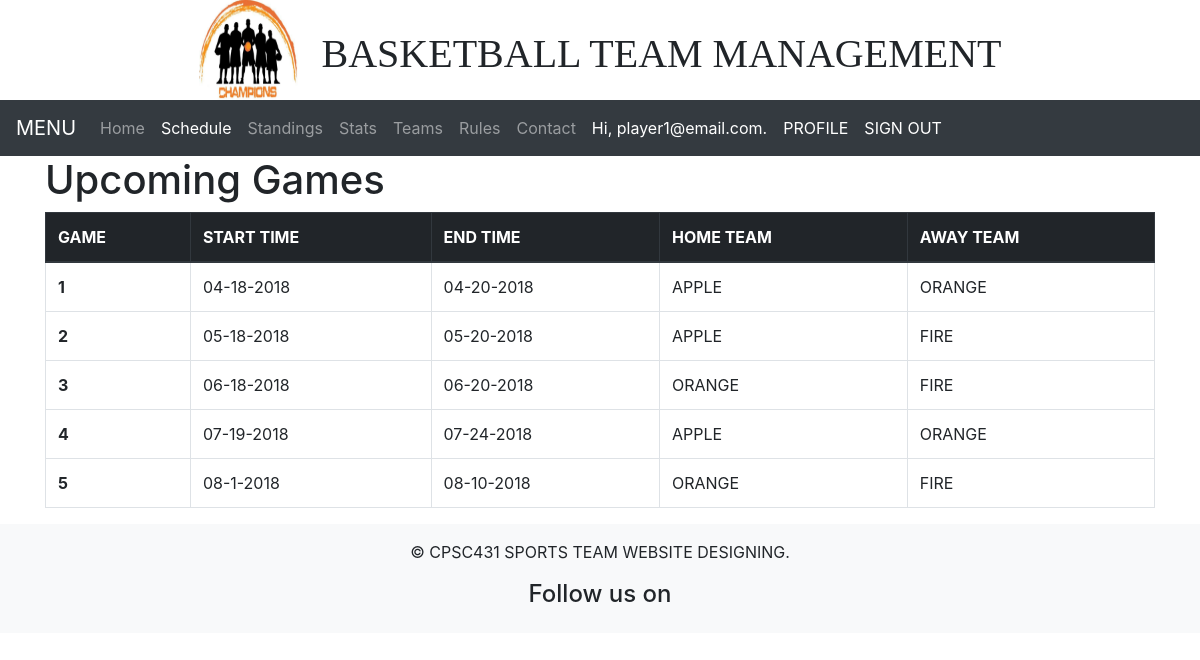
/view_games.php (signed in), run on the app's committed database.
### tables this page shows
CREATE TABLE GAMES
(
  GAME_ID INT(10) UNSIGNED NOT NULL AUTO_INCREMENT PRIMARY KEY,
  START_DAY VARCHAR(100),
  END_DAY VARCHAR(150) NOT NULL
);

CREATE TABLE TEAMS
(
  TEAM_ID INT(10) UNSIGNED NOT NULL AUTO_INCREMENT PRIMARY KEY,
  TMANAGER_ID INT(10) UNSIGNED NOT NULL,
  TEAM_NAME  VARCHAR(100),
  WIN TINYINT(3) UNSIGNED DEFAULT 0,
  LOSS TINYINT(3) UNSIGNED DEFAULT 0,

  FOREIGN KEY (TMANAGER_ID) REFERENCES MANAGER(MANAGER_ID)
);

### view_games.php (the view, shortened to what this page needs)
<?php
     require "header.php";
?>
<head>
<link rel="stylesheet" href="https://maxcdn.bootstrapcdn.com/bootstrap/4.0.0/css/bootstrap.min.css">
</head>
<body>
  <nav class="navbar navbar-expand-lg navbar-dark bg-dark">
    <a class="navbar-brand" href="#">MENU</a>
    <div class="collapse navbar-collapse" id="navbarNavDropdown">
      <ul class="navbar-nav">
        <li class="nav-item">
          <a class="nav-link" href="regular_page.php">Home </a>
        </li>
        <li class="nav-item active">
          <a class="nav-link" href="view_games.php">Schedule</a>
        </li>
        <li class="nav-item">
          <a class="nav-link" href="view_standings.php">Standings</a>
        </li>
        <li class="nav-item">
          <a class="nav-link" href="user_view_stats.php">Stats</a>
        </li>
        <li class="nav-item">
          <a class="nav-link" href="view_teams.php">Teams</a>
        </li>
        <li class="nav-item">
          <a class="nav-link" href="rules.php">Rules</a>
        </li>
        <li class="nav-item">
          <a class="nav-link" href="contact.html">Contact</a>
        </li>
        <li id="info"class="nav-item active">
        <a class="nav-link"    <b><?php
          echo "Hi, " .$_SESSION['email'];
           ?></b>.
        </a>
        </li>
        <li id="Profile"class="nav-item active">
          <a class="nav-link" href="update_profile.php">PROFILE</a>
        </li>
        <li id="logout"class="nav-item active">
          <a class="nav-link" href="logout.php">SIGN OUT</a>
        </li>
      </ul>
    </div>
  </nav>
  <section id="body">
      <div class="container">
        <h1>Upcoming Games</h1>
        <?php
          $link = mysqli_connect(DB_SERVER, DB_USERNAME, DB_PASSWORD, DB_NAME);
          $query = "SELECT G.GAME_ID, G.START_DAY, G.END_DAY, T.TEAM_NAME
          FROM PLAY P, GAMES G, TEAMS T
          WHERE T.TEAM_ID = P.PTEAM_ID AND G.GAME_ID = P.PGAME_ID
          ORDER BY GAME_ID;";
          if ($stmt = $link->prepare($query)) {
            $stmt->execute();
            $stmt->store_result();
            $stmt->bind_result(
              $GID,
              $STD,
              $ETD,
              $TN
            );
          }
        ?>
        <table class="table table-bordered table-hover">
          <thead class="thead-dark">
            <tr class="info">
              <th scope="col">GAME</th>
              <th scope="col">START TIME</th>
              <th scope="col">END TIME</th>
              <th scope="col">HOME TEAM</th>
              <th scope="col">AWAY TEAM</th>
            </tr>
          </thead>
          <?php
            while($stmt->fetch()){
              echo "<tr>\n";
              echo "<th scope=\"row\">".$GID."</th>\n";
              echo "<td>".$STD."</td>\n";
              echo "<td>".$ETD."</td>\n";
              echo "<td>".$TN."</td>\n";
              $stmt->fetch();
              echo "<td>".$TN."</td>\n";
              echo "</tr>";
            }
          ?>
        </table>
      </body>
</body>
  <?php
  require "footer.php";
  ?>

### data on the page
games: GAME_ID "1", START_DAY "04-18-2018", END_DAY "04-20-2018", teams.TEAM_NAME "APPLE", teams.TEAM_NAME "ORANGE"
games: GAME_ID "2", START_DAY "05-18-2018", END_DAY "05-20-2018", teams.TEAM_NAME "APPLE", teams.TEAM_NAME "FIRE"
games: GAME_ID "3", START_DAY "06-18-2018", END_DAY "06-20-2018", teams.TEAM_NAME "ORANGE", teams.TEAM_NAME "FIRE"
games: GAME_ID "4", START_DAY "07-19-2018", END_DAY "07-24-2018", teams.TEAM_NAME "APPLE", teams.TEAM_NAME "ORANGE"
games: GAME_ID "5", START_DAY "08-1-2018", END_DAY "08-10-2018", teams.TEAM_NAME "ORANGE", teams.TEAM_NAME "FIRE"

### other printed values
$_SESSION['email'] "player1@email.com"
